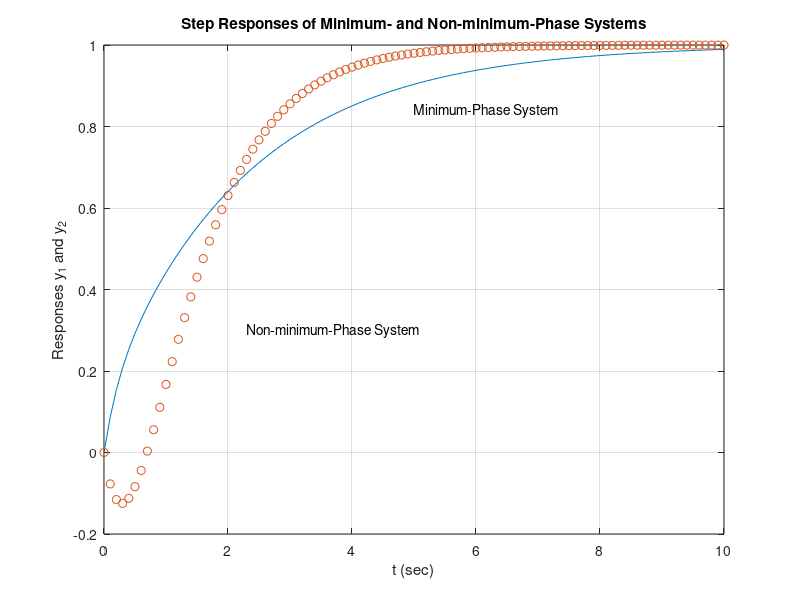

MATLAB code for this plot:
t = 0:0.1:10;
num = [1, 2];den = [1, 4, 0];
numn = [-1, 2];denn = [1, 4, 0];
sys = tf(num, den);
sysn = tf(numn, denn);
sys1 = feedback(sys,[1]);
sys2 = feedback(sysn, [1]);
[y1, t] = step(sys1, t);
[y2, t] = step(sys2, t);
plot(t,y1, t, y2, 'o')
grid
title('Step Responses of Minimum- and Non-minimum-Phase Systems')
xlabel('t (sec)')
ylabel('Responses y_1 and y_2')
text(5.0, 0.84, 'Minimum-Phase System')
text(2.3, 0.3, 'Non-minimum-Phase System')
